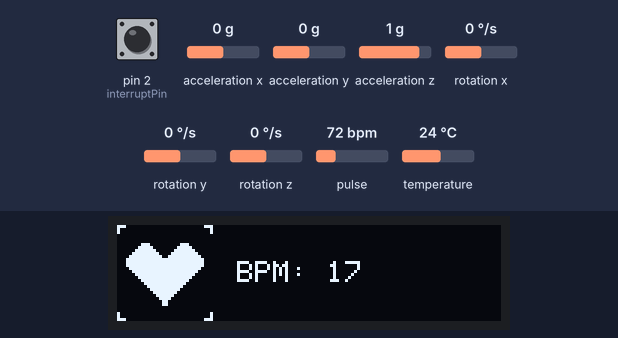
The program below on a simulated Arduino Nano, built with avr-gcc and run on an emulated ATmega328P. Shown: 128×32 one-colour display. The test bench sets the inputs (shaded band); at power-on: pin 2 (interruptPin) HIGH, pulse 72 bpm, acceleration x 0 g, acceleration y 0 g, acceleration z 1 g, rotation x 0 °/s, rotation y 0 °/s, rotation z 0 °/s, temperature 24 °C. What the program prints to the serial monitor is not drawn.

Above: at 1.2 s.
1.3 s: pin 2 (interruptPin) pulled LOW for 0.15 s
At 2.6 s:
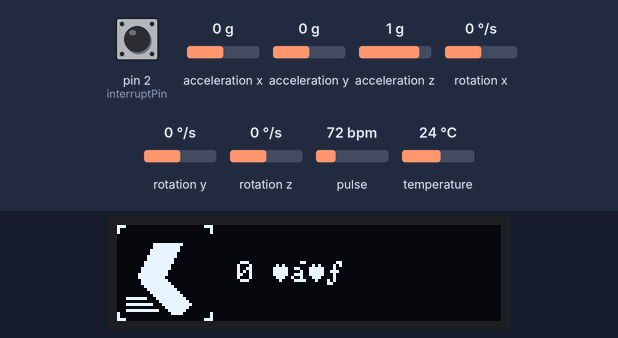
2.9 s: pin 2 (interruptPin) pulled LOW for 1 s
At 5.2 s:
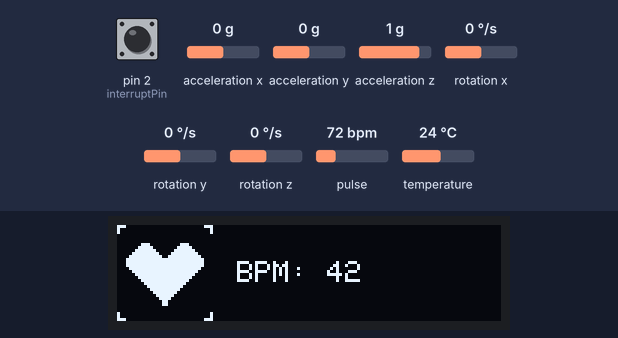
5.4 s: pulse set to 70 bpm
At 6.2 s:
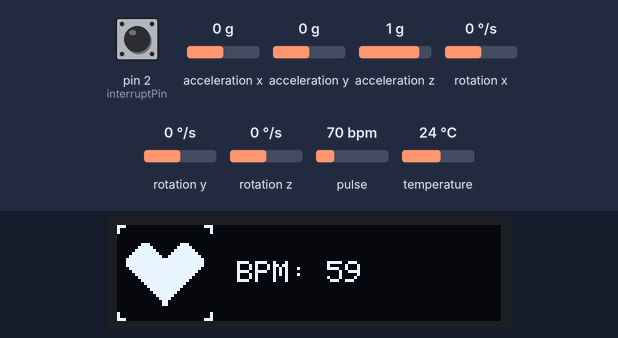
8.4 s: pulse set to 42 bpm
At 10.4 s:
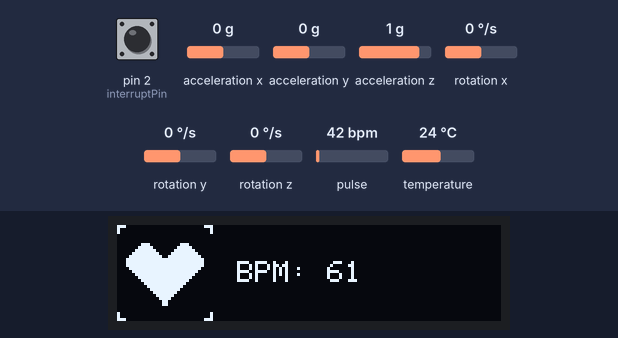
11.4 s: pulse set to 100 bpm
At 13.8 s:
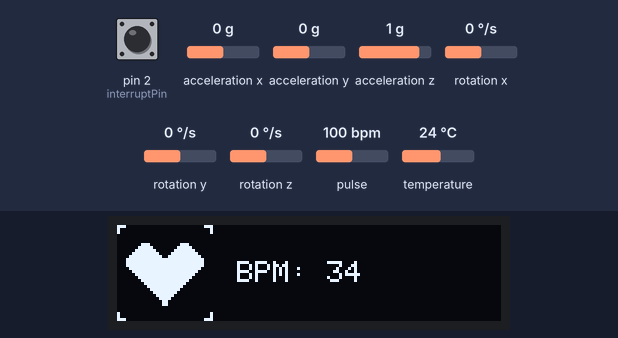
13.9 s: pin 2 (interruptPin) pulled LOW for 3.2 s
At 18.0 s:
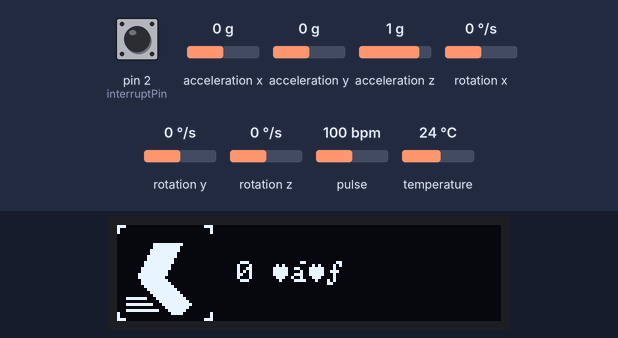
Timing chart, 0 to 19.5 s (numbered marks = the images above; inputs shaded):
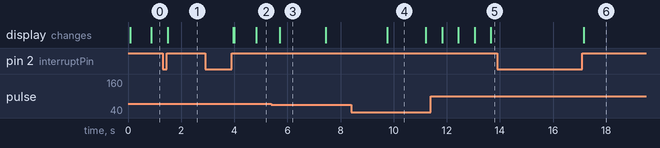

Measured:
- after the input at 1.3 s, the display: changes after 0.20 s (image 1)
- after the input at 2.9 s, the display: first changes after 1.1 s (image 2 shows a later state)
- after the input at 8.4 s, the display: changes after 1.4 s (image 4)
- after the input at 11.4 s, the display: first changes after 0.43 s (image 5 shows a later state)
- after the input at 13.9 s, the display: changes after 3.3 s (image 6)
- what the display in image 3 shows lasts 1.7 s, from 5.7 s to 7.4 s
- what the display in image 4 shows lasts 1.4 s, from 9.8 s to 11.2 s

The program:

main.cpp
```cpp
#include <Arduino.h>
#include <avr/pgmspace.h>
#include <Wire.h>
#include <Adafruit_SSD1306.h>
#include <MAX30105.h>
#include "DisplayAdafruit128x32OledAdapter.h"
#include "FitnessTracker.h"
#include "BpmMAX30102Adapter.h"
#include "Spo2MAX30102Adapter.h"
#include "StepCounterGY87Adapter.h"

// Anzahl Module
#define MODULE_COUNT (uint8_t)2

// Display defines
#define LCD_WIDTH 128 // OLED display width in pixel
#define LCD_HEIGTH 32 // OLED display height in pixel
#define OLED_RESET -1 // Reset pin # (-1: to share Arduino reset pin)

Adafruit_SSD1306 *ssd1306 = new Adafruit_SSD1306(LCD_WIDTH, LCD_HEIGTH, &Wire, OLED_RESET);
// Obacht: das "WIE" eine SSD1306 initialisiert wird, ist wichtig.
// es gibt unterschiedliche Initialisierungsmöglichkeiten, je nachdem welches Display verwendet wird
// Mehr Konstruktoren finden Sie hier: https://github.com/adafruit/Adafruit_SSD1306/blob/master/Adafruit_SSD1306.cpp#L217

// Es verpixelt:
// http://forum.espruino.com/conversations/269330/

// Objekte der Projektmodule
Display *display = new DisplayAdafruit128x32OledAdapter(ssd1306, 0x3C);
MAX30105 *max30102 = new MAX30105();
Adafruit_MPU6050 *mpu6050 = new Adafruit_MPU6050();

// Objekte der Adapter:
Module *bpm = new BpmMAX30102Adapter(display, max30102);
//Module *spo2 = new Spo2MAX30102Adapter(display, max30102);  // this is too big for the storage!
Module *stepCounter = new StepCounterGY87Adapter(display, mpu6050);

// Array mit eingebundenen Modulen
Module *modules[] = {bpm, stepCounter};

FitnessTracker tracker(display, modules, MODULE_COUNT);

// Interrupt
int interruptPin = 2;

// ISR bei Druck des Buttons (Entprellung in der Methode)
void forwardButtonPressed()
{
  tracker.OnButtonPressed(true);
}

void setup()
{
  // Serial Schnittstelle zum Debuggen
  Serial.begin(9600);

  // Konfiguriere Button für Interrupt Event
  pinMode(interruptPin, INPUT_PULLUP);
  digitalWrite(interruptPin, HIGH);
  attachInterrupt(digitalPinToInterrupt(interruptPin), forwardButtonPressed, LOW);

  // Initialisiere FitnessTracker
  tracker.initialize();
}

void loop()
{
  tracker.run();
}
```

BpmMAX30102Adapter.h
```cpp
#pragma once

#include <MAX30105.h>
#include "Module.h"
#include "Display.h"
#include "heartRate.h"

// Grenze des gemessenen Infrarot-Wertes (ca. 0 - 120000) ab dem erkannt wird, dass der Sensor angelegt ist
#define IR_THRESHOLD 7000
// Glättet gemessenen Herzschlag je Größer die RATE_SIZE
#define RATE_SIZE 4

#define MESSAGE_INACTIVE "No Finger!"

class BpmMAX30102Adapter : public Module
{
public:
    // Initialisiere Modul in der Setup Methode
    void initialize();

    // Weckt den Sensor auf, wenn dieses Modul über die Knöpfe ausgewählt wird
    void startUp();

    // Wird kontinuierlich in der loop-Methode aufgerufen
    // Liest Sensor Daten aus und verarbeitet diese
    void run();

    // Versetzt Sensor in den Ruhezustand, wenn ein anderes Modul ausgewählt wird
    void end();

    // Konstruktor
    BpmMAX30102Adapter(Display *display, MAX30105 *sensor);

private:
    // Timer um Herzrate akkurat darstellen zu können (Falls Wert von Anfang an angezeigt wird, ist dieser noch unpräzise)
    long startUpTimer = 0;

    // Pointer auf das Sensorobjekt (Wird im Konstruktor übergeben)
    MAX30105 *sensor;

    // Pointer auf das Displayobjekt (Wird im Konstruktor übergeben)
    Display *display;

    // Zum Glätten von Ausreißern
    byte rates[RATE_SIZE];
    byte rateSpot = 0;

    // Zeitstempel des letzten erkannten Herzschlages
    long lastBeat = 0;

    // Durchschnittliche (geglättete) Herzschlagrate
    byte beatAvg;
    byte heartRate;
};
```

Display.h
```cpp
#pragma once

class Display
{
public:
    // Initialisiere das Display
    virtual void initialize(){};

    // Drucke Symbol/Logo und Daten
    virtual void print(unsigned char *logo, unsigned char *data, int data_length){};
};
```

DisplayAdafruit128x32OledAdapter.h
```cpp
#pragma once

#include <Adafruit_SSD1306.h>
#include <Wire.h>
#include "Display.h"

class DisplayAdafruit128x32OledAdapter : public Display
{
public:
    // Initialisiere Display (Baue I2C Verbindung auf)
    void initialize() override;

    // Drucke Daten:
    // 1. Links ein Symbol (32x32) das das ausgewählte Modul beschreibt (Bspw. Herz bei BPM-Modul)
    // 2. Rechts die von den Modulen ermittelten Daten
    void print(unsigned char *logo, unsigned char *data, int data_length) override;

    DisplayAdafruit128x32OledAdapter(Adafruit_SSD1306 *display, int i2c_adress);

private:
    int i2c_address = 0x3C;
    int16_t logo_width = 32;
    Adafruit_SSD1306 *display;
};
```

FitnessTracker.h
```cpp
#pragma once

#include "Display.h"
#include "Module.h"
//#include "ClockModule.h"
//#include "BpmModule.h"

// Repräsentiert den Fitnesstracker (sozusagen, das Hauptobjekt einer Fitnesstracker Bibliothek)
// Steuert die verwendeten Module und verarbeitet die Eingabe über die Knöpfe

#define BUFFER_TIME 200

class FitnessTracker
{
public:
	// Im Konstruktor wird später eine Liste aus Modulen übergeben
	FitnessTracker(Display *display, Module **modules, uint8_t moduleCount);

	// Rufe alle intialize-Methoden der Module und des Displays auf
	void initialize();

	// TODO: In Run-Methode umbenennen
	void run();

	void OnButtonPressed(bool forward);

private:
	// TODO: Prüfen
	// Display wird evtl nicht direkt benötigt
	Display *display;

	// Liste aller Module
	Module **modules;
	int moduleCount = 0;

	// Pointer auf das derzeit aktive Modul
	Module *currentView;
	int currentViewIndex = 0;

	// Zum Buffern des Button Inputs
	long millisLastInterrupt = 0;
	bool switchModule = false;
};
```

Module.h
```cpp
#pragma once

#include <Wire.h>
#include "Display.h"
#include "MAX30105.h"

// Interface das die nötigen Funktionen für ein Modul beschreibt.
// Modul: Kann über die Knöpfe ausgewählt werden und bildet dann auf dem Display das jeweilige Symbol und die gemessenen/berechneten/etc. Daten ab

class Module
{
public:
	// Wird in der Setup Methode aufgerufen
	virtual void initialize(){};

	// Wird aufgerufen, wenn dieses Modul ausgewählt wird (über Knöpfe)
	virtual void startUp(){};

	// Wird in der loop-Methode fortwährend aufgerufen
	virtual void run(){};

	// Wird aufgerufen, wenn anderes Modul gewählt wird (über Knöpfe)
	virtual void end(){};

	virtual void runBackground(){};

	bool runBackgroundEnabled = false;
};
```

Spo2MAX30102Adapter.h
```cpp
#pragma once

#include <MAX30105.h>
#include "Module.h"

#define BUFFER_LENGTH 100
#define CALCULATING_STRING "Calculating..."
#define MESSAGE_INACTIVE "No Finger!"
#define IR_THRESHOLD 7000

class Spo2MAX30102Adapter : public Module
{
public:
    // Initialisiere Modul in der Setup Methode
    void initialize();

    // Weckt den Sensor auf, wenn dieses Modul über die Knöpfe ausgewählt wird
    void startUp();

    // Wird kontinuierlich in der loop-Methode aufgerufen
    // Liest Sensor Daten aus und verarbeitet diese
    void run();

    // Versetzt Sensor in den Ruhezustand, wenn ein anderes Modul ausgewählt wird
    void end();

    //Konstruktor
    Spo2MAX30102Adapter(Display *display, MAX30105 *sensor);

private:
    // Timer um Herzrate akkurat darstellen zu können (Falls Wert von Anfang an angezeigt wird, ist dieser noch unpräzise)
    long startUpTimer = 0;

    // Pointer auf das Sensorobjekt (Wird im Konstruktor übergeben)
    MAX30105 *sensor;

    // Pointer auf das Displayobjekt (Wird im Konstruktor übergeben)
    Display *display;

    uint8_t initialBufferPosition = 0;
    uint8_t runningBufferPosition = 0;

    // für Nano/Uno
    uint16_t redBuffer[BUFFER_LENGTH];
    uint16_t irBuffer[BUFFER_LENGTH];
    // für MEGA2560
    //uint32_t redBuffer[BUFFER_LENGTH];
    //uint32_t irBuffer[BUFFER_LENGTH];

    int32_t spo2;
    int8_t validSpo2;
    int32_t h;
    int8_t vh;
};
```

StepCounterGY87Adapter.h
```cpp
#pragma once

#include "Module.h"
#include <Adafruit_MPU6050.h>
#include <Adafruit_Sensor.h>

#define MOVEMENT_THRESHOLD 2.0f

class StepCounterGY87Adapter : public Module
{
public:
    void initialize();

    void startUp();

    void run();

    void end();

    void runBackground();

    StepCounterGY87Adapter(Display *display, Adafruit_MPU6050 *sensor);

private:
    Display *display;
    Adafruit_MPU6050 *sensor;

    bool highPoint = false;
    bool lowPoint = true;
    int stepCounter = 0;
};
```

BpmMAX30102Adapter.cpp
```cpp
#include "BpmMAX30102Adapter.h"

//static const PROGMEM unsigned char heart[] = {
//static const PROGMEM uint8_t heart[] = {
//static uint8_t heart[] = {
static unsigned char heart[] = {
	B11100000, B00000000, B00000000, B00000111,
	B10000000, B00000000, B00000000, B00000001,
	B10000000, B00000000, B00000000, B00000001,
	B00000000, B00000000, B00000000, B00000000,
	B00000000, B00000000, B00000000, B00000000,
	B00000000, B00000000, B00000000, B00000000,
	B00000000, B11100000, B00000111, B00000000,
	B00000001, B11110000, B00001111, B10000000,
	B00000011, B11111000, B00011111, B11000000,
	B00000111, B11111100, B00111111, B11100000,
	B00001111, B11111110, B01111111, B11110000,
	B00011111, B11111111, B11111111, B11111000,
	B00011111, B11111111, B11111111, B11111000,
	B00011111, B11111111, B11111111, B11111000,
	B00001111, B11111111, B11111111, B11110000,
	B00000111, B11111111, B11111111, B11100000,
	B00000011, B11111111, B11111111, B11000000,
	B00000001, B11111111, B11111111, B10000000,
	B00000000, B11111111, B11111111, B00000000,
	B00000000, B01111111, B11111110, B00000000,
	B00000000, B00111111, B11111100, B00000000,
	B00000000, B00011111, B11111000, B00000000,
	B00000000, B00001111, B11110000, B00000000,
	B00000000, B00000111, B11100000, B00000000,
	B00000000, B00000011, B11000000, B00000000,
	B00000000, B00000001, B10000000, B00000000,
	B00000000, B00000001, B10000000, B00000000,
	B00000000, B00000000, B00000000, B00000000,
	B00000000, B00000000, B00000000, B00000000,
	B10000000, B00000000, B00000000, B00000001,
	B10000000, B00000000, B00000000, B00000001,
	B11100000, B00000000, B00000000, B00000111};

unsigned char messageActive[9] = "BPM: ";

BpmMAX30102Adapter::BpmMAX30102Adapter(Display *display, MAX30105 *sensor)
{
	this->display = display;
	this->sensor = sensor;
}

// Baue die Verbindung über I2C zum MAX30102 auf und konfiguriere ihn mit Standardsetup
void BpmMAX30102Adapter::initialize()
{
	sensor->begin(Wire);
	sensor->setup();
	sensor->setPulseAmplitudeRed(0x0A);
	heartRate = 0;
}

// Weckt den MAX30102 auf und führt den Standardsetup durch
void BpmMAX30102Adapter::startUp()
{
	startUpTimer = 0;
	sensor->wakeUp();
	sensor->setup();
}

void BpmMAX30102Adapter::run()
{
	// Misst derzeitigen IR Wert
	long irValue = sensor->getIR();
	char avgBpmValue[4];

	// Gibt gemessenen BPM Wert (berechnet in der vorherigen Iteration) am Display aus
	sprintf(avgBpmValue, "%d", beatAvg);
	messageActive[5] = avgBpmValue[0];
	messageActive[6] = avgBpmValue[1];
	messageActive[7] = avgBpmValue[2];

	if (irValue > IR_THRESHOLD)
	{
		display->print(heart, messageActive, 9);

		// Prüfe auf Herzschlag, bestimme Zeit zum letzten Schlag und rechne Delta auf BPM um
		if (checkForBeat(irValue))
		{
			long delta = millis() - lastBeat;
			lastBeat = millis();

			heartRate = 60 / (delta / 1000.0);

			// Bestimme Mittelwert der letzten gemessenen Herzraten
			if (20 < heartRate < 255)
			{
				rates[rateSpot++] = (byte)heartRate;
				rateSpot %= RATE_SIZE;

				beatAvg = 0;
				for (byte x = 0; x < RATE_SIZE; x++)
				{
					beatAvg += rates[x];
				}
				beatAvg /= RATE_SIZE;
			}
		}
	}
	else
	{
		// Falls kein "Finger" erkannt wurde, gebe am Display "No Finger!" aus
		display->print(heart, MESSAGE_INACTIVE, 14);
	}
}

// Versetze MAX30102 in den Ruhezustand
void BpmMAX30102Adapter::end()
{
	sensor->shutDown();
}
```

DisplayAdafruit128x32OledAdapter.cpp
```cpp
#include "DisplayAdafruit128x32OledAdapter.h"

DisplayAdafruit128x32OledAdapter::DisplayAdafruit128x32OledAdapter(Adafruit_SSD1306 *display, int i2c_address)
{
	this->display = display;
	this->i2c_address = i2c_address;
}

void DisplayAdafruit128x32OledAdapter::initialize()
{
	if (!display->begin(SSD1306_SWITCHCAPVCC, i2c_address))
	{
		Serial.println("Display Allocation failed");
		for (;;)
			;
	}

	display->clearDisplay();
}

void DisplayAdafruit128x32OledAdapter::print(unsigned char *logo, unsigned char *data, int data_length)
{
	display->clearDisplay();

	// Print Data
	data_length = data_length > 14 ? 14 : data_length;
	display->setTextColor(SSD1306_WHITE);
	display->setTextSize(1);
	display->setCursor(40, 12);
	//display->setCursor(50, 0);
	display->cp437(true);
	for (int16_t i = 0; i < data_length; i++)
	{
		display->write(data[i]);
	}

	// Print Logo
	display->drawBitmap(
		0, 0,
		logo,
		logo_width, logo_width,
		SSD1306_WHITE);

	display->display();
}
```

FitnessTracker.cpp
```cpp
#include <Arduino.h>
#include "FitnessTracker.h"

// Konstruktor
FitnessTracker::FitnessTracker(Display *dis, Module **modules, uint8_t moduleCount)
{
	this->display = dis;
	this->modules = modules;
	this->currentView = modules[0];
	this->moduleCount = moduleCount;
}

void FitnessTracker::initialize()
{
	// Initialisiert Display
	display->initialize();
	Serial.println("Display initialisiert.");

	// Initialisiert jedes Modul
	for (int i = 0; i < moduleCount; i++)
	{
		modules[i]->initialize();
		Serial.print("Modul: ");
		Serial.print(i);
		Serial.println(" initialisiert.");
	}

	// Startet erstes Modul
	currentView->startUp();
	Serial.println("Modul gestartet");
}

void FitnessTracker::run()
{
	// Führe Berechnungen des derzeit ausgewählten Moduls durch
	currentView->run();

	for (int i = 0; i < moduleCount; i++)
	{
		if (modules[i]->runBackgroundEnabled)
		{
			modules[i]->runBackground();
		}
	}

	// Falls "switchModule"-Flag gesetzt wurde (falls Button gedrückt wurde)
	if (switchModule)
	{
		// Fahre derzeitiges Modul herunter
		currentView->end();

		// Wähle und aktiviere nächstes Modul
		currentView = modules[currentViewIndex];
		currentView->startUp();

		switchModule = false;

		// Print out in Serial Monitor
		Serial.println("Modul wurde gewechselt.");
	}
}

// Entprellt Eingabe durch den Button, bestimmt Index des nächsten Moduls, setzt "switchModule"-Flag
void FitnessTracker::OnButtonPressed(bool forward)
{

	long interruptTime = millis();

	if (interruptTime - millisLastInterrupt > BUFFER_TIME)
	{
		// Bestimme Index des nächsten Elements in der Liste der Module
		if (forward)
		{
			currentViewIndex++;
			if (currentViewIndex >= moduleCount)
			{
				currentViewIndex = 0;
			}
		}
		else
		{
			currentViewIndex--;
			if (currentViewIndex < 0)
			{
				currentViewIndex = moduleCount - 1;
			}
		}

		switchModule = true;
	}

	millisLastInterrupt = interruptTime;
	Serial.print("Button aktiviert: ");
	Serial.println(switchModule);
}
```

StepCounterGY87Adapter.cpp
```cpp
#include "StepCounterGY87Adapter.h"

//static const PROGMEM unsigned char boot[] = {
//static const PROGMEM uint8_t boot[] = {
static unsigned char boot[] = {
    B11100000, B00000000, B00000000, B00000111,
    B10000000, B00000000, B00000000, B00000001,
    B10000000, B00000000, B00000000, B00000001,
    B00000000, B00000000, B00000000, B00000000,
    B00000000, B00000000, B00000000, B00000000,
    B00000000, B00000000, B00000000, B00000000,
    B00000000, B00001111, B11111100, B00000000,
    B00000000, B00001111, B11111000, B00000000,
    B00000000, B00011111, B11111000, B00000000,
    B00000000, B00011111, B11110000, B00000000,
    B00000000, B00111111, B11110000, B00000000,
    B00000000, B00111111, B11100000, B00000000,
    B00000000, B01111111, B11100000, B00000000,
    B00000000, B01111111, B11000000, B00000000,
    B00000000, B11111111, B11000000, B00000000,
    B00000000, B11111111, B10000000, B00000000,
    B00000001, B11111111, B10000000, B00000000,
    B00000001, B11111111, B00000000, B00000000,
    B00000000, B11111111, B10000000, B00000000,
    B00000000, B11111111, B11000000, B00000000,
    B00000000, B01111111, B11100000, B00000000,
    B00000000, B00111111, B11110000, B00000000,
    B00000000, B00011111, B11111000, B00000000,
    B00000000, B00001111, B11111100, B00000000,
    B00011111, B11000111, B11111110, B00000000,
    B00000000, B00000011, B11111111, B00000000,
    B00011111, B11110001, B11111111, B10000000,
    B00000000, B00000000, B11111111, B00000000,
    B00011111, B11111100, B01111110, B00000000,
    B10000000, B00000000, B00111100, B00000001,
    B10000000, B00000000, B00000000, B00000001,
    B11100000, B00000000, B00000000, B00000111};

StepCounterGY87Adapter::StepCounterGY87Adapter(Display *display, Adafruit_MPU6050 *sensor)
{
    this->sensor = sensor;
    this->display = display;
    runBackgroundEnabled = true;
}

void StepCounterGY87Adapter::initialize()
{
    sensor->begin();
    sensor->setAccelerometerRange(MPU6050_RANGE_8_G);
    sensor->setFilterBandwidth(MPU6050_BAND_21_HZ);
}

void StepCounterGY87Adapter::run()
{
    char steps[6];
    sprintf(steps, "%d", stepCounter);
    display->print(boot, steps, 6);
}

void StepCounterGY87Adapter::runBackground()
{
    sensors_event_t a, g, temp;

    sensor->getEvent(&a, &g, &temp);

    // Absolute Beschleunigung ermittelt aus 3 Achsen mit
    // Fallbeschleunigung - 9.81 m/s^2
    float currentAcceleration = sqrt(a.acceleration.x * a.acceleration.x + a.acceleration.y * a.acceleration.y + a.acceleration.z * a.acceleration.z) - 9.81f;

    // Gibt Daten auf Plotter/Serial Monitor aus.
    Serial.println(currentAcceleration);

    if ((currentAcceleration >= MOVEMENT_THRESHOLD) && !highPoint)
    {
        highPoint = true;
        lowPoint = false;
    }
    else if ((currentAcceleration <= 0) && !lowPoint)
    {
        stepCounter++;
        lowPoint = true;
        highPoint = false;
    }
}

void StepCounterGY87Adapter::startUp()
{
    // TODO: Test
}

void StepCounterGY87Adapter::end()
{
    // TODO: Test
}
```

Source omitted: Spo2MAX30102Adapter.cpp (5170 bytes)
